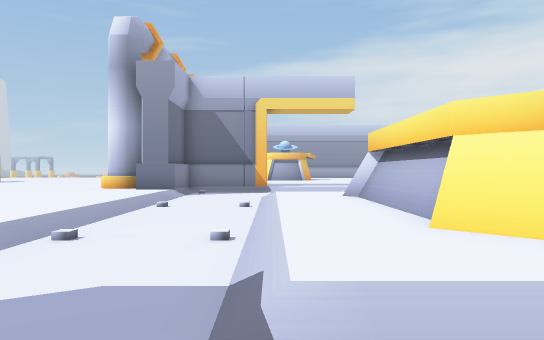
view 1 (above)

24 first-person views from a walk through a 3-D level made in the Unity game engine. The camera is 1.2 m above the floor, looks level and sees 70° across. The floor is counted in squares, 1.5 m on a side. Each view is taken from the middle of a square. On the plan, view 1 faces up. The plan holds only what a view shows up to about 12 squares ahead; the rest is blank. The place goes on beyond the plan. The player is left out.

view 2
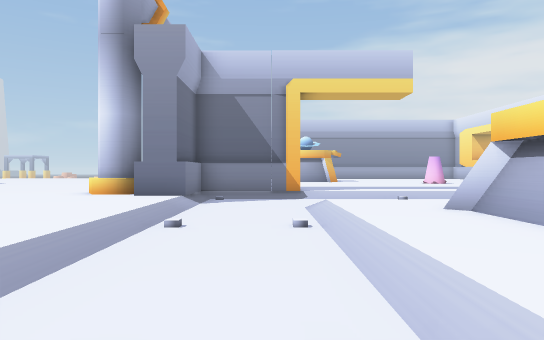

view 3
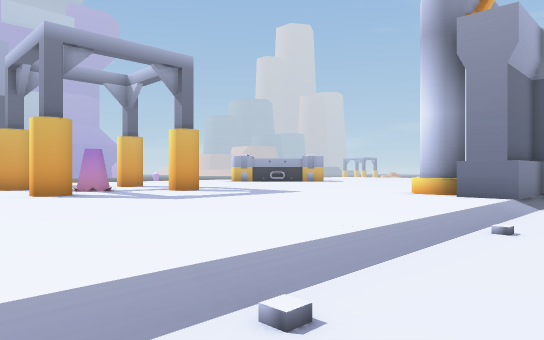

view 4
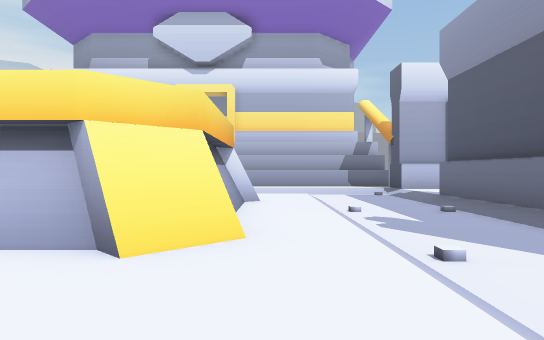

view 5
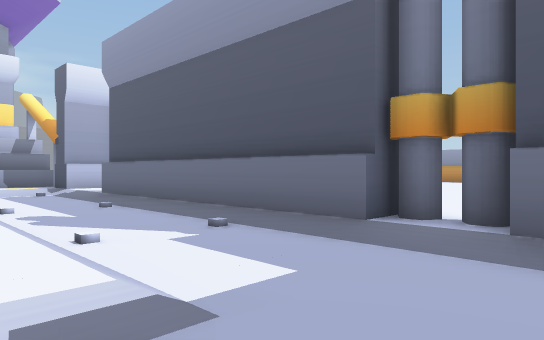

view 6
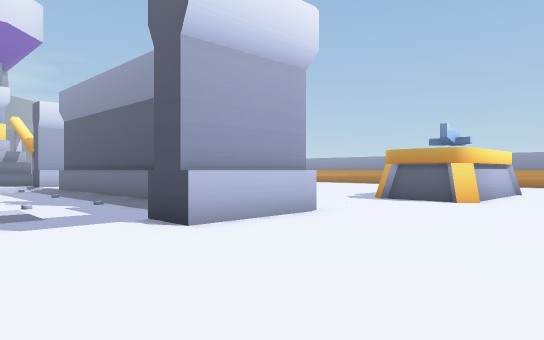

view 7
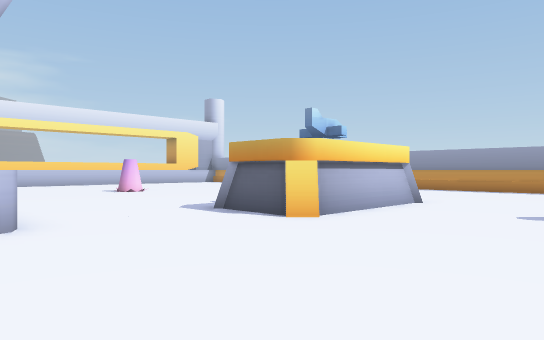

view 8
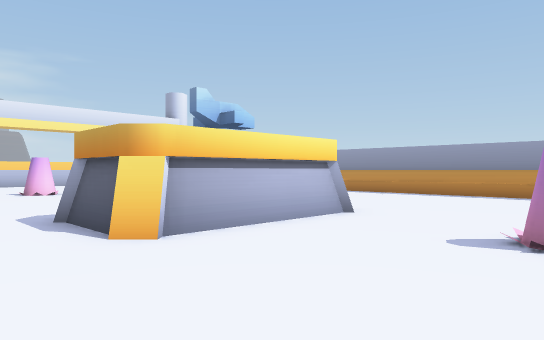

view 9
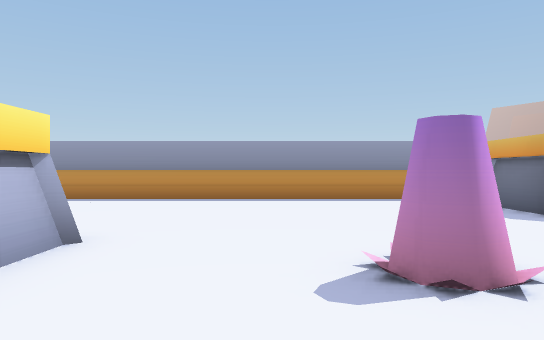

view 10
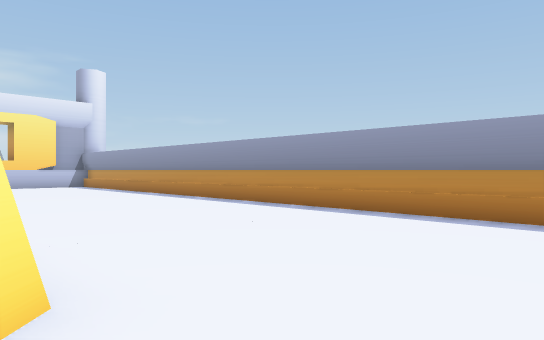

view 11
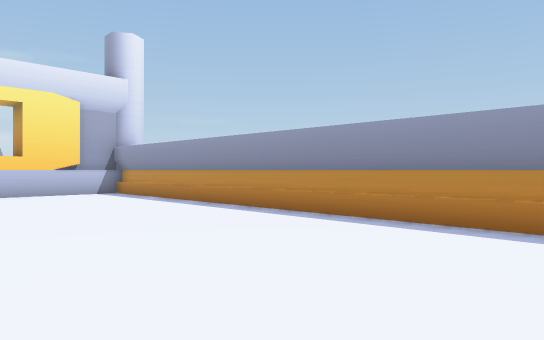

view 12
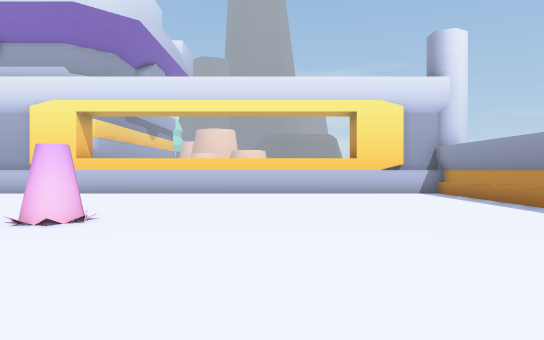

view 13
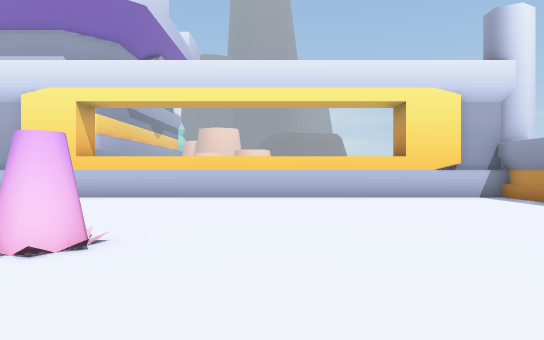

view 14
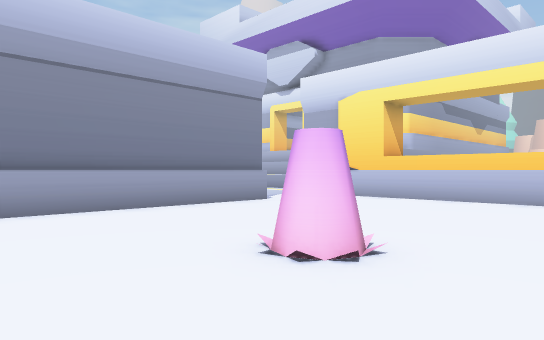

view 15
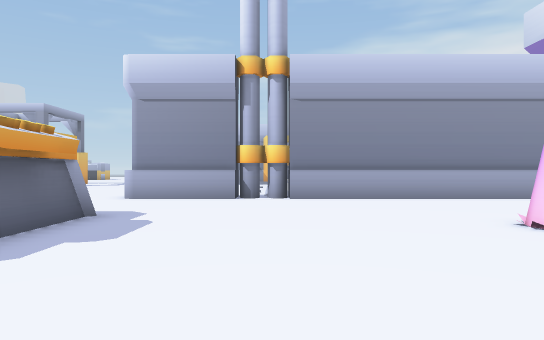

view 16
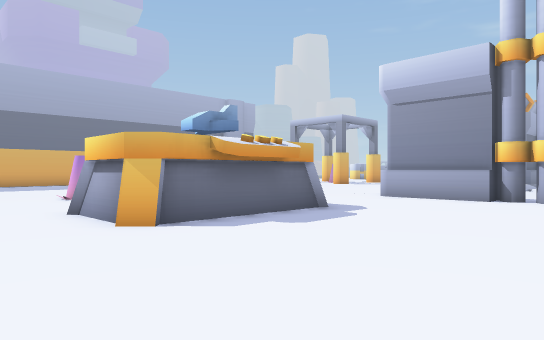

view 17
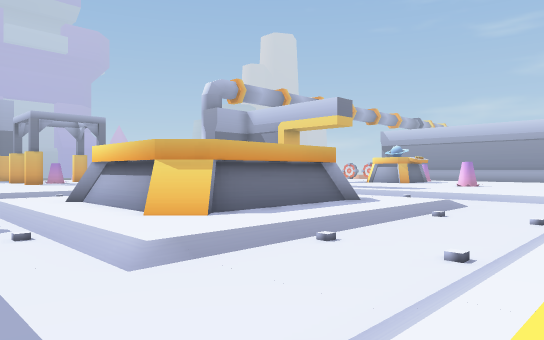

view 18
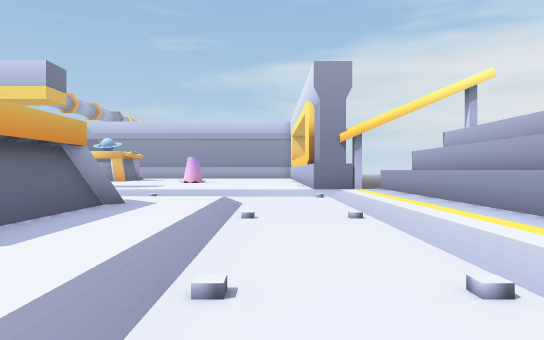

view 19
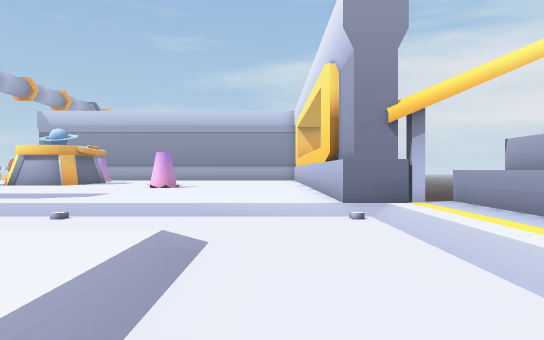

view 20
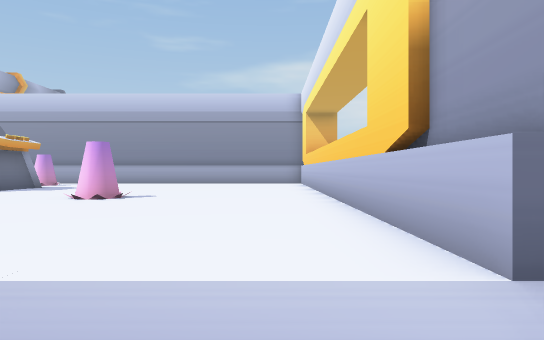

view 21
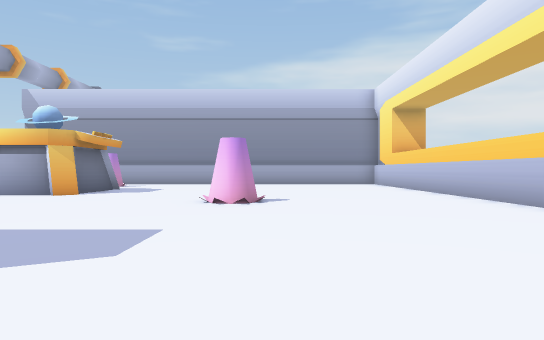

view 22
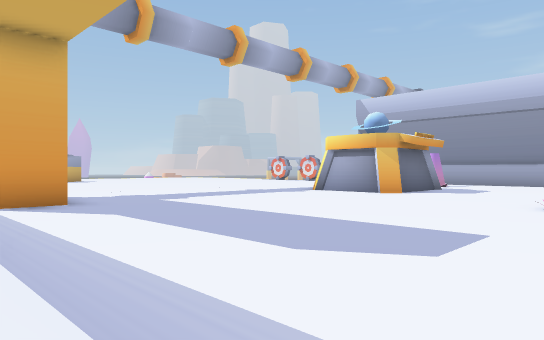

view 23
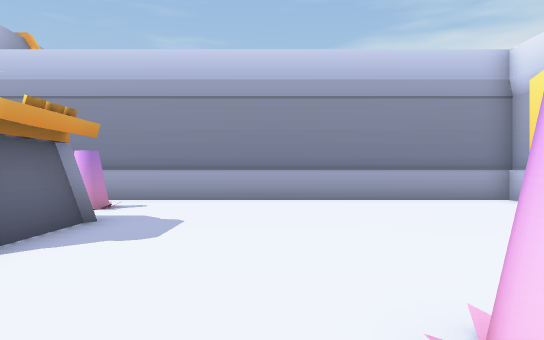

view 24
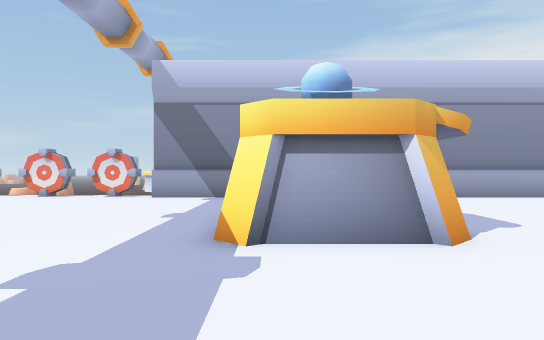

### Floor plan
Key: @ floor where view 1 was taken; # wall or solid block; . main floor; - floor 0.25 m lower than the main floor; / step, stairs or slope; ^ raised ledge; P pipe; T table; O other object.
Columns run from 11 left of view 1 to 14 right of it. Each row starts with its distance up from view 1.
 30    .OOOO################
 29    .......  ...........#
 28     ....... ...........
 27      ...... O.........
 26      ......  ........
 25       ..... TT.......  #
 24        ....T T.........#
 23        ....T T.........#
 22         ...T.T.........#
 21          ..............#
 20          ........O.....#
 19         ...............#
 18        ................#
 17        ................#
 16         ...............#
 15            #...........#
 14    ...P ####////////////.#
 13    ..PP##---   --------/.^
 12    ....##---     ------/.^
 11   ....../--///    ///--/.^
 10 O......./--/..    ../--/.^
  9 O......./--/.#    #./--/.^
  8 ......../--/.#    #./--/.^
  7 ......../--/.#    #./--/.^
  6 O......./--/.#    #./--/.
  5 ......../--/.#    #./--/
  4   ....../--/.######./--/
  3    ...../--/......../--/.
  2   ....../--//////////--/.
  1   .....##--------------/
  0    ....# --@-----------/.
 -1  . ....#  #/########///
 -2   .....#############.. #
 -3  ..................... #
 -4  ......................#
 -5   .....................#
 -6  ....OOOO..............#
 -7  .....OO.......O.......#
 -8  .....OOO......O.......#
 -9 .OO...OOO..............#
-10 .....OOOO..............#
-11 .......................#
-12 .......................#
-13  ......................#
-14 .......................#
-15 .......................#
-16 .......................#
-17 ########################

Positions as (right, up) in squares from view 1, and headings:
1: (0, 0), facing up
2: (-1, 3), facing up
3: (-1, 3), facing up-left
4: (-1, 3), facing right
5: (-2, 3), facing down-right
6: (-9, 4), facing down-right
7: (-10, -1), facing down-right
8: (-10, -4), facing down-right
9: (-8, -6), facing down
10: (-8, -10), facing down-right
11: (-2, -11), facing down-right
12: (-2, -11), facing right
13: (0, -10), facing right
14: (1, -10), facing up-right
15: (0, -13), facing up
16: (2, -13), facing up-left
17: (13, 0), facing up-left
18: (10, 2), facing up
19: (10, 7), facing up
20: (10, 12), facing up
21: (7, 13), facing up
22: (7, 13), facing up-left
23: (5, 19), facing up
24: (0, 18), facing up
